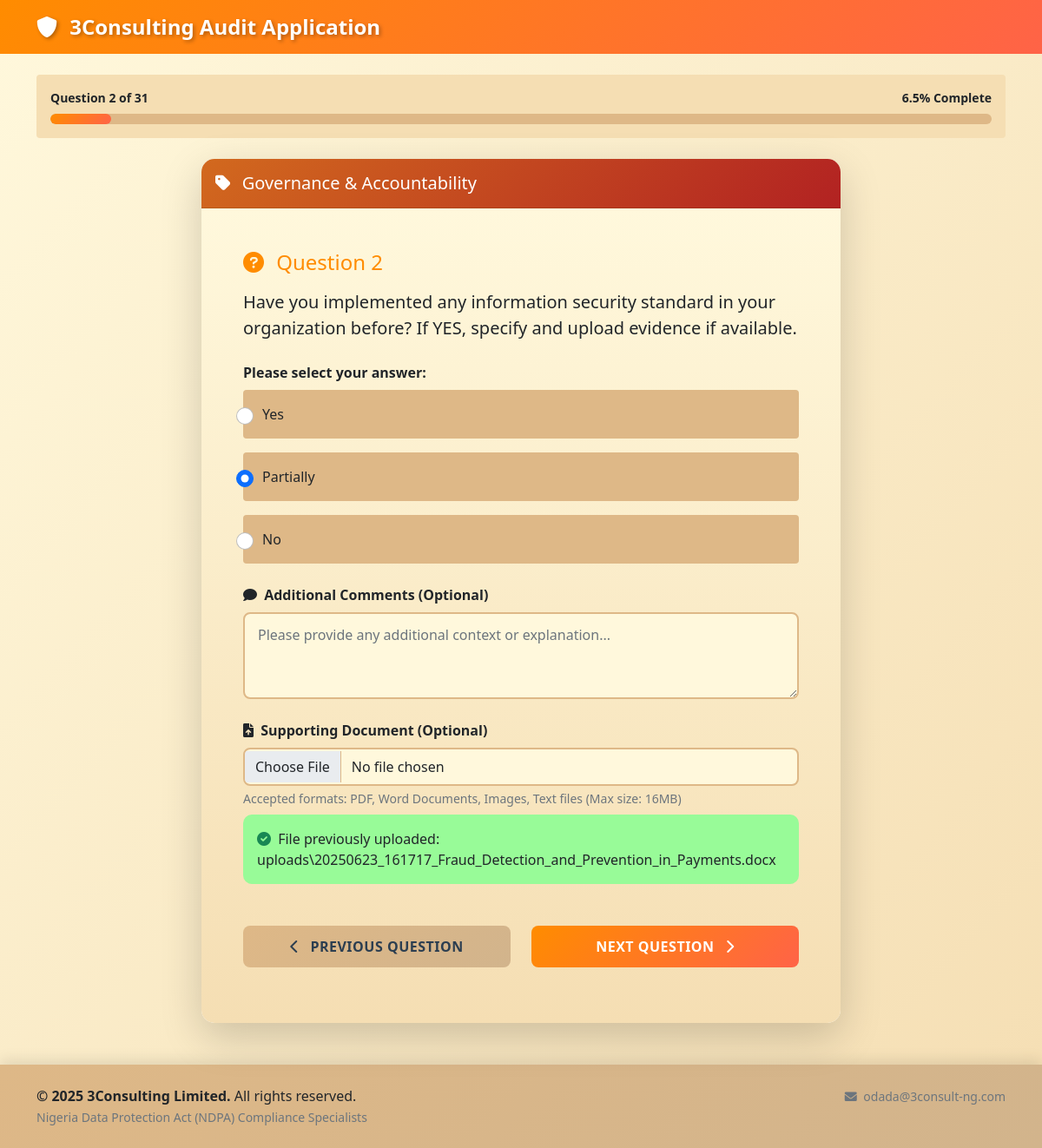
The app's page /question/2 (signed in) with its own data.
### models.py (models this page shows)
class Question(db.Model):
    id = db.Column(db.Integer, primary_key=True)
    category = db.Column(db.String(100), nullable=False)
    question_text = db.Column(db.Text, nullable=False)
    question_type = db.Column(db.String(50), nullable=False)  # 'multiple_choice', 'file_upload'
    options = db.Column(db.Text)  # JSON string for multiple choice options
    requires_file = db.Column(db.Boolean, default=False)
    order_num = db.Column(db.Integer, nullable=False)
    responses = db.relationship('Response', backref='question', lazy=True)

class Response(db.Model):
    id = db.Column(db.Integer, primary_key=True)
    user_id = db.Column(db.Integer, db.ForeignKey('user.id'), nullable=False)
    question_id = db.Column(db.Integer, db.ForeignKey('question.id'), nullable=False)
    answer = db.Column(db.Text)
    comment = db.Column(db.Text)
    file_path = db.Column(db.String(500))
    created_at = db.Column(db.DateTime, default=datetime.utcnow)

### routes.py (the view)
@app.route('/question/<int:question_id>')
def question(question_id):
    if 'user_id' not in session:
        return redirect(url_for('login'))
    question = Question.query.get_or_404(question_id)
    user_id = session['user_id']
    existing_response = Response.query.filter_by(user_id=user_id, question_id=question_id).first()
    total_questions = Question.query.count()
    current_position = Question.query.filter(Question.order_num <= question.order_num).count()
    next_question = Question.query.filter(Question.order_num > question.order_num).order_by(Question.order_num).first()
    prev_question = Question.query.filter(Question.order_num < question.order_num).order_by(Question.order_num.desc()).first()
    return render_template('question.html',
                         question=question,
                         existing_response=existing_response,
                         total_questions=total_questions,
                         current_position=current_position,
                         next_question=next_question,
                         prev_question=prev_question)

### routes.py (called while the page is built)
@app.template_filter('from_json')
def from_json_filter(value):
    try:
        return json.loads(value) if value else []
    except:
        return []

@app.context_processor
def utility_processor():
    return dict(enumerate=enumerate)

### templates/question.html (shortened to what this page needs)
{% extends "base.html" %}
{% block content %}
<div class="row mb-4">
    <div class="col-12">
        <div class="card border-0" style="background-color: #F5DEB3;">
            <div class="card-body py-3">
                <div class="d-flex justify-content-between align-items-center mb-2">
                    <small class="text-dark fw-bold">Question {{ current_position }} of {{ total_questions }}</small>
                    <small class="text-dark fw-bold">{{ ((current_position / total_questions) * 100) | round(1) }}% Complete</small>
                </div>
                <div class="progress" style="height: 12px;">
                    <div class="progress-bar" role="progressbar"
                         style="width: {{ (current_position / total_questions) * 100 }}%; background: linear-gradient(135deg, #FF8C00, #FF6347);"></div>
                </div>
            </div>
        </div>
    </div>
</div>
<div class="row justify-content-center">
    <div class="col-lg-8">
        <div class="card shadow-lg border-0 audit-card">
            <div class="card-header text-white py-3" style="background: linear-gradient(135deg, #D2691E, #B22222);">
                <h5 class="mb-0">
                    <i class="fas fa-tag me-2"></i>
                    {{ question.category }}
                </h5>
            </div>
            <div class="card-body p-5" style="background: linear-gradient(to bottom, #FFF8DC, #F5DEB3);">
                <form method="POST" action="{{ url_for('submit_answer') }}" enctype="multipart/form-data">
                    <div class="mb-4">
                        <h4 class="mb-3" style="color: #FF8C00;">
                            <i class="fas fa-question-circle me-2"></i>
                            Question {{ current_position }}
                        </h4>
                        <p class="lead text-dark">{{ question.question_text }}</p>
                    </div>
                    {% if question.question_type == 'multiple_choice' %}
                        <div class="mb-4">
                            <label class="form-label fw-bold text-dark">Please select your answer:</label>
                            {% set options = question.options | from_json %}
                            {% for option in options %}
                                <div class="form-check mb-3 p-3 rounded" style="background-color: #DEB887;">
                                    <input class="form-check-input audit-radio" type="radio" name="answer"
                                           id="option_{{ loop.index }}" value="{{ option }}"
                                           {% if existing_response and existing_response.answer == option %}checked{% endif %} required>
                                    <label class="form-check-label text-dark fw-medium" for="option_{{ loop.index }}">
                                        {{ option }}
                                    </label>
                                </div>
                            {% endfor %}
                        </div>
                    {% endif %}
                    <div class="mb-4">
                        <label for="comment" class="form-label fw-bold text-dark">
                            <i class="fas fa-comment me-1"></i>
                            Additional Comments (Optional)
                        </label>
                        <textarea class="form-control audit-textarea" id="comment" name="comment" rows="3"
                                  placeholder="Please provide any additional context or explanation...">{% if existing_response %}{{ existing_response.comment }}{% endif %}</textarea>
                    </div>
                    {% if 'upload' in question.question_text.lower() %}
                        <div class="mb-4">
                            <label for="file" class="form-label fw-bold text-dark">
                                <i class="fas fa-file-upload me-1"></i>
                                Supporting Document (Optional)
                            </label>
                            <input type="file" class="form-control audit-file-input" id="file" name="file"
                                   accept=".pdf,.doc,.docx,.jpg,.jpeg,.png,.txt">
                            <div class="form-text text-muted">
                                Accepted formats: PDF, Word Documents, Images, Text files (Max size: 16MB)
                            </div>
                            {% if existing_response and existing_response.file_path %}
                                <div class="alert mt-2 border-0" style="background-color: #98FB98;" role="alert">
                                    <i class="fas fa-check-circle me-1 text-success"></i>
                                    File previously uploaded: {{ existing_response.file_path.split('/')[-1] }}
                                </div>
                            {% endif %}
                        </div>
                    {% endif %}
                    <div class="row mt-5">
                        <div class="col-md-6 mb-3">
                            {% if prev_question %}
                                <a href="{{ url_for('question', question_id=prev_question.id) }}"
                                   class="btn w-100 audit-btn-secondary">
                                    <i class="fas fa-chevron-left me-2"></i>
                                    Previous Question
                                </a>
                            {% else %}
                                <div class="text-muted text-center p-3">
                                    <i class="fas fa-info-circle me-1"></i>
                                    This is the first question
                                </div>
                            {% endif %}
                        </div>
                        <div class="col-md-6">
                            <button type="submit" class="btn w-100 audit-btn-primary">
                                {% if next_question %}
                                    Next Question
                                    <i class="fas fa-chevron-right ms-2"></i>
                                {% else %}
                                    Complete Audit
                                    <i class="fas fa-check ms-2"></i>
                                {% endif %}
                            </button>
                        </div>
                    </div>
                </form>
            </div>
        </div>
    </div>
</div>
{% endblock %}

### templates/base.html (shortened to what this page needs)
<!DOCTYPE html>
<html lang="en">
<head>
    <link href="https://cdn.jsdelivr.net/npm/bootstrap@5.1.3/dist/css/bootstrap.min.css" rel="stylesheet">
    <link href="https://cdnjs.cloudflare.com/ajax/libs/font-awesome/6.0.0/css/all.min.css" rel="stylesheet">
    <link href="{{ url_for('static', filename='css/style.css') }}" rel="stylesheet">
</head>
<body>
    <nav class="navbar navbar-expand-lg navbar-dark" style="background: linear-gradient(135deg, #FF8C00, #FF6347);">
        <div class="container">
            <a class="navbar-brand fw-bold" href="{{ url_for('index') }}">
                <i class="fas fa-shield-alt me-2"></i>
                3Consulting Audit Application
            </a>
        </div>
    </nav>
    <main class="container mt-4">
        {% block content %}{% endblock %}
    </main>
    <footer class="mt-5 py-4" style="background: linear-gradient(135deg, #DEB887, #D2B48C);">
        <div class="container">
            <div class="row">
                <div class="col-md-8">
                    <p class="mb-0 text-dark">
                        <strong>&copy; 2025 3Consulting Limited.</strong> All rights reserved.
                    </p>
                    <small class="text-muted">Nigeria Data Protection Act (NDPA) Compliance Specialists</small>
                </div>
                <div class="col-md-4 text-end">
                    <small class="text-muted">
                        <i class="fas fa-envelope me-1"></i>
                        odada@3consult-ng.com
                    </small>
                </div>
            </div>
        </div>
    </footer>
</body>
</html>

### static/css/style.css (style rules this page uses)
:root { --primary-orange: #FF8C00; --light-orange: #FFD700; --beige: #F5DEB3; --dark-beige: #DEB887; --darker-beige: #D2B48C; --cream: #FFF8DC; --dark-orange: #FF6347; --gradient-primary: linear-gradient(135deg, #FF8C00, #FF6347); --gradient-secondary: linear-gradient(135deg, #DEB887, #D2B48C); --gradient-light: linear-gradient(to bottom, #FFF8DC, #F5DEB3); }
body { font-family: 'Segoe UI', Tahoma, Geneva, Verdana, sans-serif; background: linear-gradient(to bottom right, #FFF8DC, #F5DEB3); min-height: 100vh; }
.audit-card { border-radius: 15px; overflow: hidden; box-shadow: 0 10px 30px rgba(255, 140, 0, 0.2); transition: transform 0.3s ease, box-shadow 0.3s ease; }
.audit-btn-primary { background: var(--gradient-primary); border: none; color: white; font-weight: 600; padding: 12px 24px; border-radius: 8px; transition: all 0.3s ease; text-transform: uppercase; letter-spacing: 0.5px; }
.audit-btn-secondary { background: var(--gradient-secondary); border: none; color: #2C3E50; font-weight: 600; padding: 12px 24px; border-radius: 8px; transition: all 0.3s ease; text-transform: uppercase; letter-spacing: 0.5px; }
.audit-textarea { border: 2px solid #DEB887; border-radius: 8px; padding: 12px 15px; font-size: 16px; background-color: #FFF8DC; resize: vertical; min-height: 100px; transition: all 0.3s ease; }
.audit-file-input { border: 2px solid #DEB887; border-radius: 8px; padding: 8px 12px; background-color: #FFF8DC; transition: all 0.3s ease; }
.audit-radio { width: 20px; height: 20px; margin-right: 10px; accent-color: #FF8C00; }
.progress { background-color: #DEB887; border-radius: 10px; overflow: hidden; }
.progress-bar { border-radius: 10px; transition: width 0.6s ease; }
.navbar-brand { font-size: 1.5rem; text-shadow: 2px 2px 4px rgba(0, 0, 0, 0.3); }
.alert { border-radius: 10px; border: none; }
footer { margin-top: auto; box-shadow: 0 -5px 15px rgba(0, 0, 0, 0.1); }

### records on screen
Question: category "Governance & Accountability", question_text "Have you implemented any information security standard in your organization before? If YES, specify and upload evidence if available."
Response: answer "☐ Yes" "☑ Partially" "☐ No", file_path "uploads\\20250623_161717_Fraud_Detection_and_Prevention_in_Payments.docx"

### other values on screen
{{ current_position }} "2"
{{ total_questions }} "31"
{{ ((current_position / total_questions) * 100) | round(1) }} "6.5"
{{ option }} "Yes" "Partially" "No"
